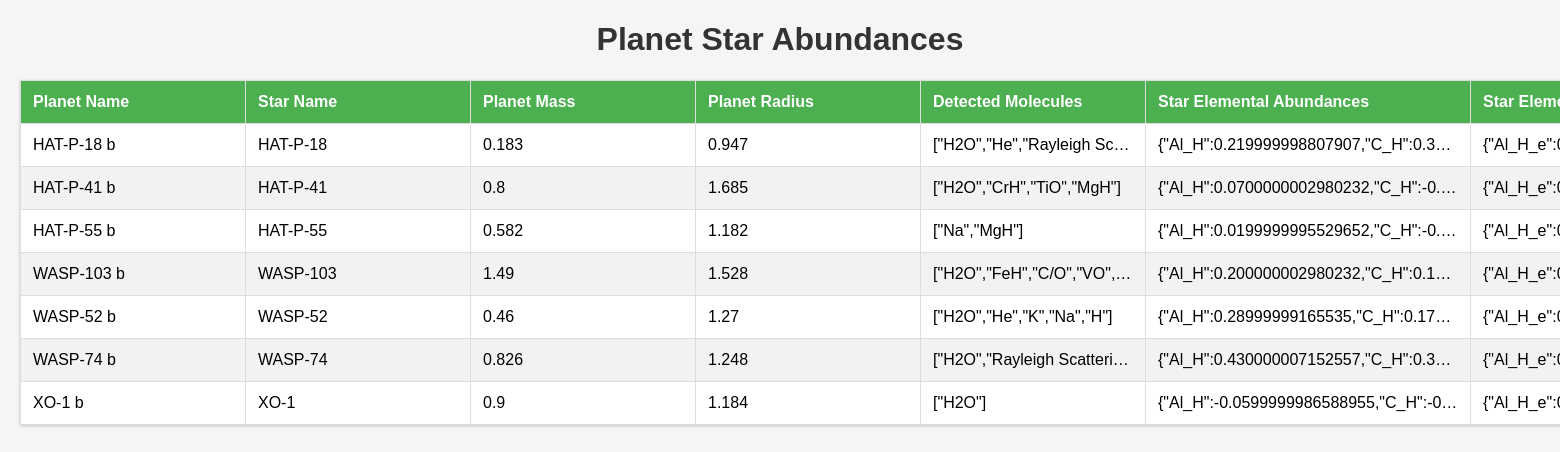
The page / on the database its author committed.
### tables this page shows
CREATE TABLE planet (
        pl_name VARCHAR(100) PRIMARY KEY,
        hostname VARCHAR(100),
        mass FLOAT,
        radius FLOAT,
        orbital_period FLOAT,
        tsm FLOAT,
        disc VARCHAR(200),
        FOREIGN KEY (hostname) REFERENCES system(sys_name),
        FOREIGN KEY (disc) REFERENCES discovery(disc_refname)
    );

### front end/app.py (the view)
@app.route('/')
def index():
    conn = get_db_connection()
    posts = conn.execute('SELECT * FROM PlanetStarAbundance').fetchall()
    conn.close()
    return render_template('index.html', posts=posts)

### front end/app.py (called while the page is built)
def get_db_connection():
    conn = sqlite3.connect('./StarPlanet.db')
    conn.row_factory = sqlite3.Row
    return conn

### front end/templates/index.html (shortened to what this page needs)
<!DOCTYPE html>
<html>
<head>
</head>
<body>
    <h1>Planet Star Abundances</h1>
    <table>
        <thead>
            <tr>
                <th>Planet Name</th>
                <th>Star Name</th>
                <th>Planet Mass</th>
                <th>Planet Radius</th>
                <th>Detected Molecules</th>
                <th>Star Elemental Abundances</th>
                <th>Star Elemental Abundance Errors</th>
            </tr>
        </thead>
        <tbody>
            {% for post in posts %}
                <tr>
                    <td>{{ post['Planet_Name'] }}</td>
                    <td>{{ post['Star_Name'] }}</td>
                    <td>{{ post['Planet_Mass'] }}</td>
                    <td>{{ post['Planet_Radius'] }}</td>
                    <td>{{ post['Detected_Molecules'] }}</td>
                    <td>{{ post['Star_Elemental_Abundances'] }}</td>
                    <td>{{ post['Star_Elemental_Abundance_Errors'] }}</td>
                </tr>
            {% endfor %}
        </tbody>
    </table>
</body>
</html>

### front end/templates/index.html (style rules this page uses)
body { font-family: Arial, sans-serif; margin: 20px; background-color: #f5f5f5; }
h1 { color: #333; text-align: center; }
table { width: 100%; border-collapse: collapse; margin-top: 20px; background-color: white; box-shadow: 0 1px 3px rgba(0,0,0,0.2); table-layout: fixed; }
th, td { padding: 12px; text-align: left; border: 1px solid #ddd; width: 200px; white-space: nowrap; overflow: hidden; text-overflow: ellipsis; }
th { background-color: #4CAF50; color: white; font-weight: bold; }
tr:nth-child(even) { background-color: #f2f2f2; }
th:nth-child(6), td:nth-child(6) { width: 300px; }
th:nth-child(7), td:nth-child(7) { width: 300px; }

### rows shown on the page
planet: Planet_Name "HAT-P-18 b", Star_Name "HAT-P-18", Planet_Mass "0.183", Planet_Radius "0.947", Detected_Molecules "[\"H2O\",\"He\",\"Rayleigh Sc…", Star_Elemental_Abundances "{\"Al_H\":0.219999998807907,\"C_H\":0.3…", Star_Elemental_Abundance_Errors "{\"Al_H_e\":0.0299999993294477,\"C_H_…"
planet: Planet_Name "HAT-P-41 b", Star_Name "HAT-P-41", Planet_Mass "0.8", Planet_Radius "1.685", Detected_Molecules "[\"H2O\",\"CrH\",\"TiO\",\"MgH\"]", Star_Elemental_Abundances "{\"Al_H\":0.0700000002980232,\"C_H\":-0.…", Star_Elemental_Abundance_Errors "{\"Al_H_e\":0.0299999993294477,\"C_H_…"
planet: Planet_Name "HAT-P-55 b", Star_Name "HAT-P-55", Planet_Mass "0.582", Planet_Radius "1.182", Detected_Molecules "[\"Na\",\"MgH\"]", Star_Elemental_Abundances "{\"Al_H\":0.0199999995529652,\"C_H\":-0.…", Star_Elemental_Abundance_Errors "{\"Al_H_e\":0.0299999993294477,\"C_H_…"
planet: Planet_Name "WASP-103 b", Star_Name "WASP-103", Planet_Mass "1.49", Planet_Radius "1.528", Detected_Molecules "[\"H2O\",\"FeH\",\"C/O\",\"VO\",…", Star_Elemental_Abundances "{\"Al_H\":0.200000002980232,\"C_H\":0.1…", Star_Elemental_Abundance_Errors "{\"Al_H_e\":0.0299999993294477,\"C_H_…"
planet: Planet_Name "WASP-52 b", Star_Name "WASP-52", Planet_Mass "0.46", Planet_Radius "1.27", Detected_Molecules "[\"H2O\",\"He\",\"K\",\"Na\",\"H\"]", Star_Elemental_Abundances "{\"Al_H\":0.28999999165535,\"C_H\":0.17…", Star_Elemental_Abundance_Errors "{\"Al_H_e\":0.0299999993294477,\"C_H_…"
planet: Planet_Name "WASP-74 b", Star_Name "WASP-74", Planet_Mass "0.826", Planet_Radius "1.248", Detected_Molecules "[\"H2O\",\"Rayleigh Scatteri…", Star_Elemental_Abundances "{\"Al_H\":0.430000007152557,\"C_H\":0.3…", Star_Elemental_Abundance_Errors "{\"Al_H_e\":0.0299999993294477,\"C_H_…"
planet: Planet_Name "XO-1 b", Star_Name "XO-1", Planet_Mass "0.9", Planet_Radius "1.184", Detected_Molecules "[\"H2O\"]", Star_Elemental_Abundances "{\"Al_H\":-0.0599999986588955,\"C_H\":-0…", Star_Elemental_Abundance_Errors "{\"Al_H_e\":0.0299999993294477,\"C_H_…"
